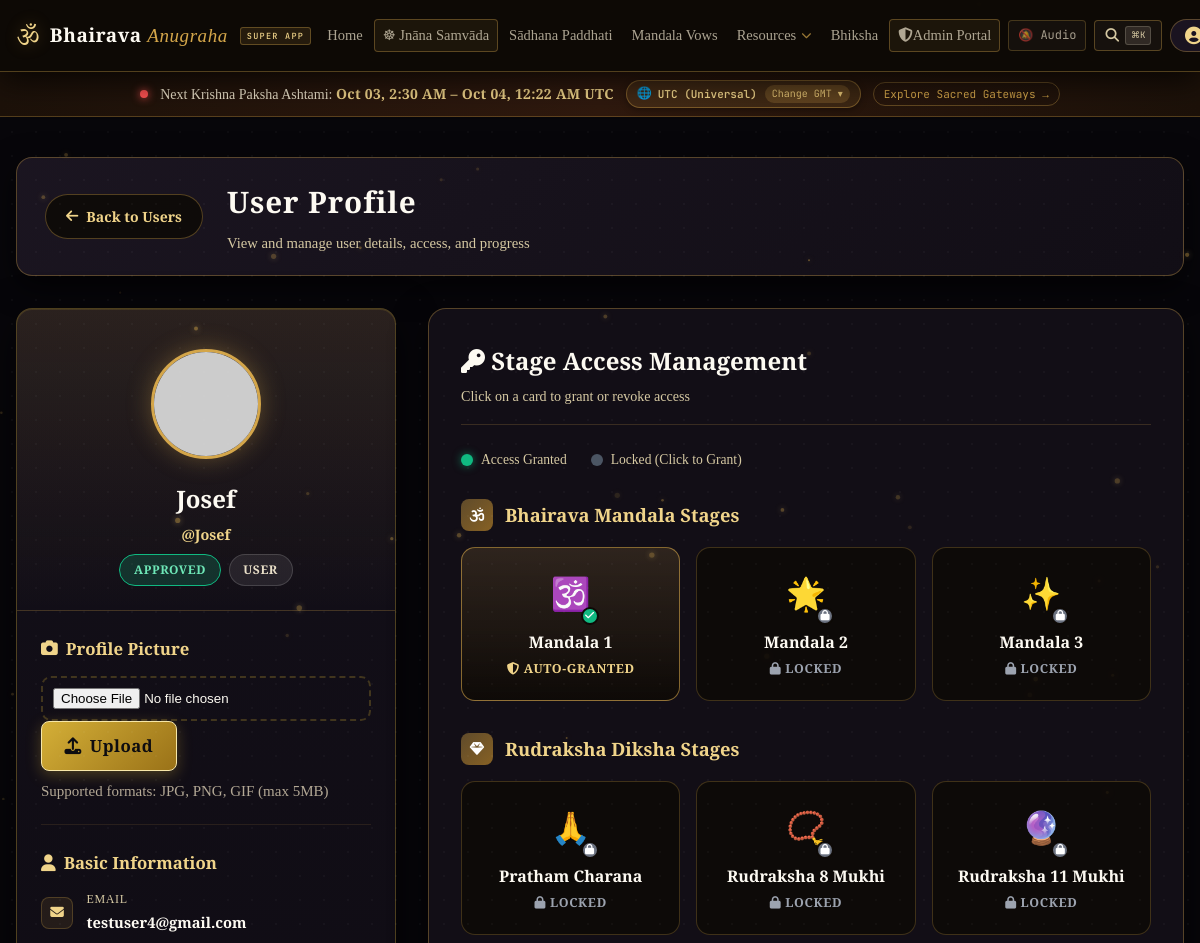
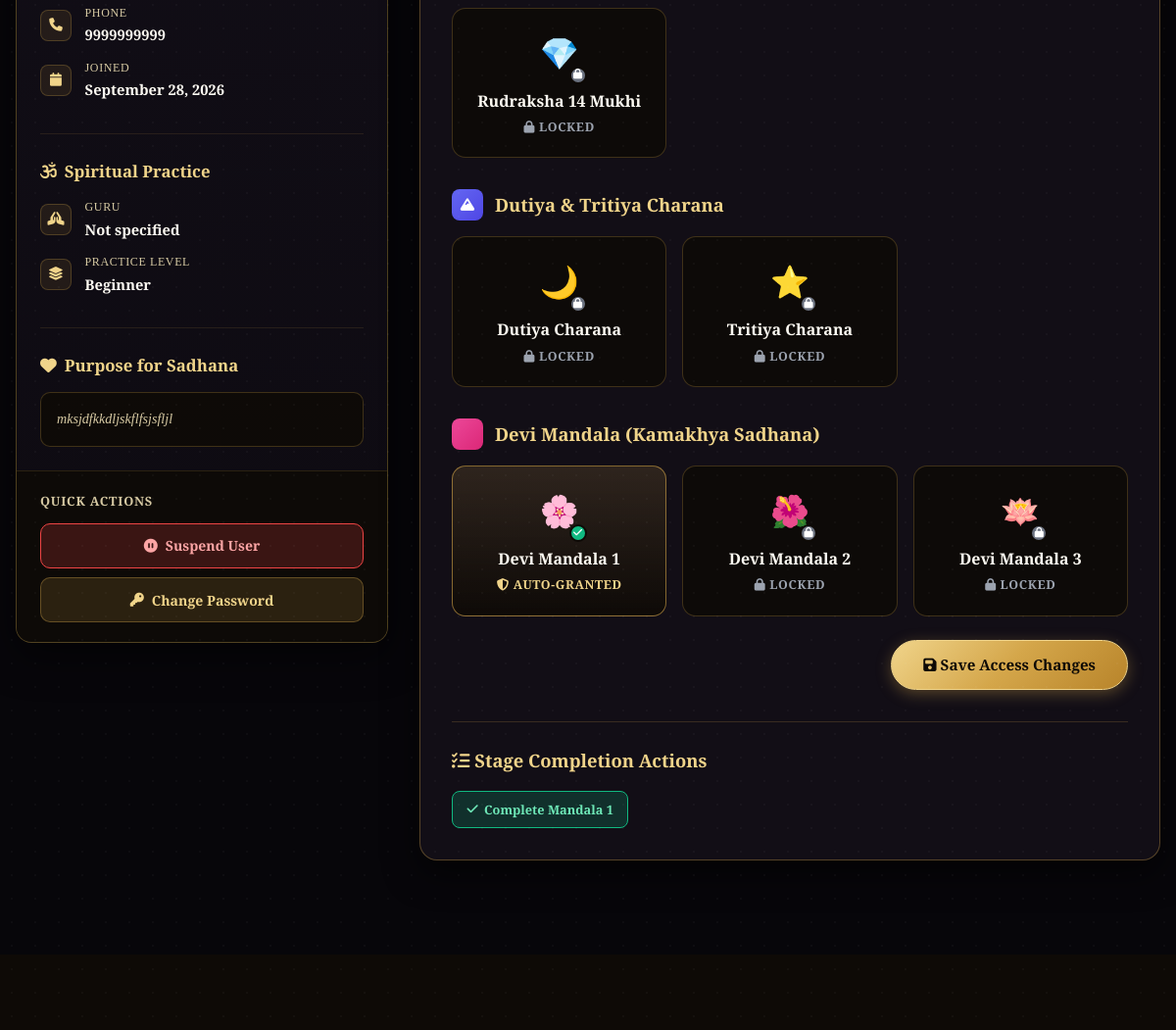
/auth/admin/users/8 (signed in, upper part), run on an earlier commit of the app's database (2 pictures, top to bottom).
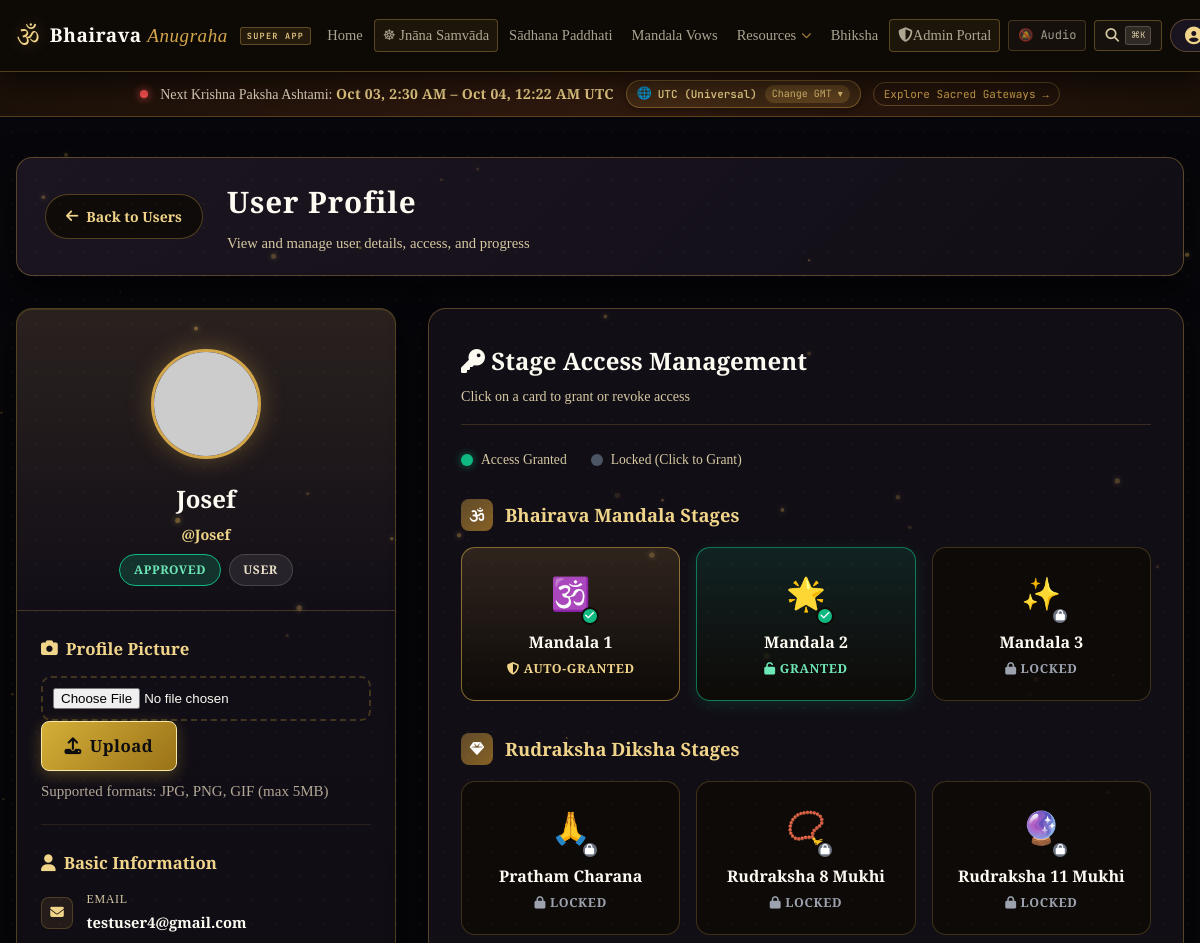
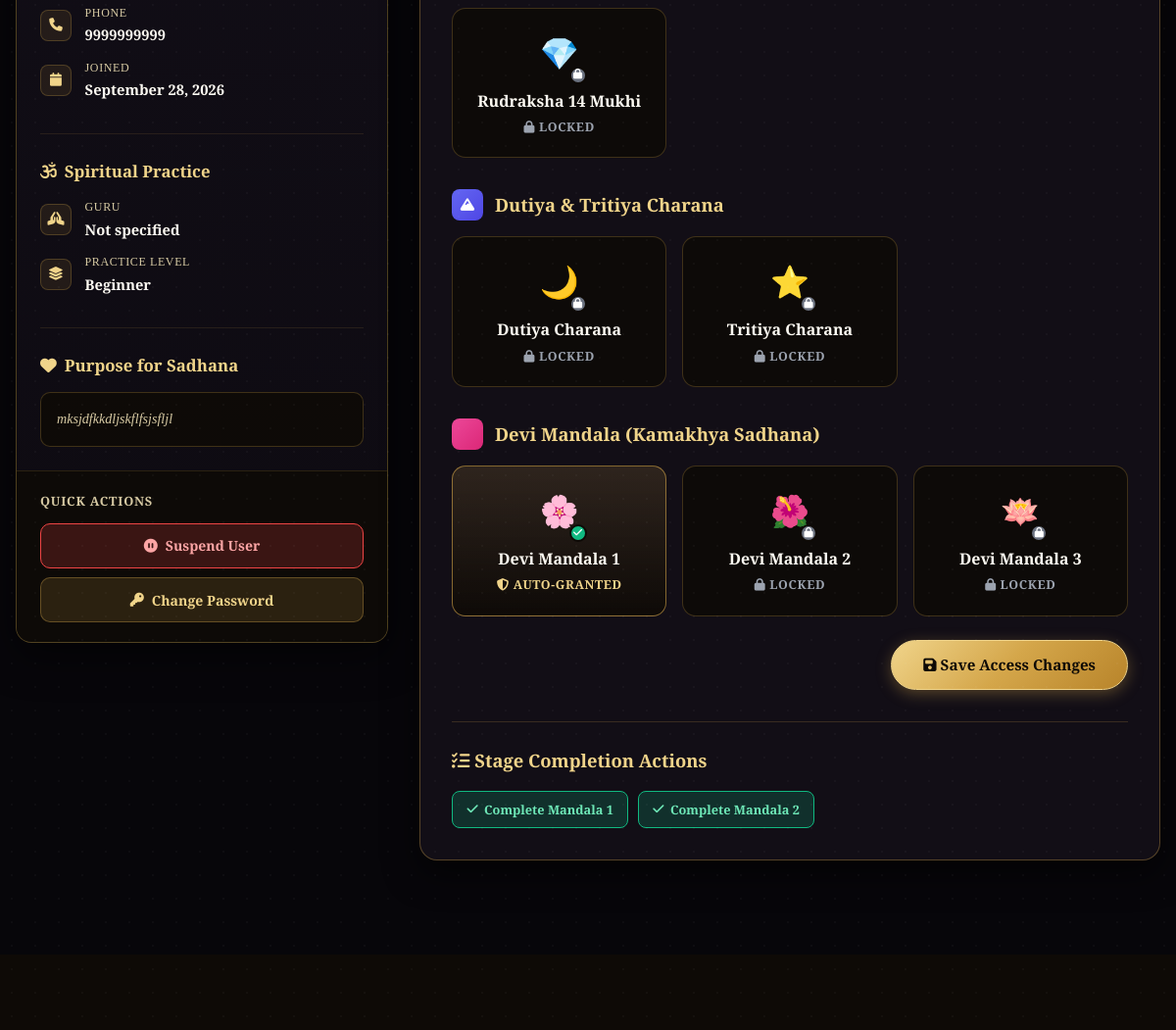
And on a later commit of the database (2 pictures, top to bottom).
### models.py (models this page shows, shortened)
class User(UserMixin, db.Model):
    id = db.Column(db.Integer, primary_key=True)
    username = db.Column(db.String(80), unique=True, nullable=False)
    email = db.Column(db.String(120), unique=True, nullable=False)
    password_hash = db.Column(db.String(255), nullable=False)
    full_name = db.Column(db.String(100), nullable=False)
    phone = db.Column(db.String(20), nullable=True)
    address = db.Column(db.Text, nullable=True)
    role = db.Column(db.String(20), default='user')  # 'admin' or 'user'
    is_approved = db.Column(db.Boolean, default=False)
    is_active = db.Column(db.Boolean, default=True)
    created_at = db.Column(db.DateTime, default=datetime.utcnow)
    last_active = db.Column(db.DateTime, nullable=True)  # Last activity timestamp
    approved_at = db.Column(db.DateTime, nullable=True)
    approved_by = db.Column(db.Integer, db.ForeignKey('user.id'), nullable=True)
    practice_level = db.Column(db.String(50), nullable=True)  # Beginner, Intermediate, Advanced
    purpose = db.Column(db.Text, nullable=False)  # Purpose for starting sadhana
    profile_picture = db.Column(db.String(255), nullable=True)  # Path to profile picture
    date_of_birth = db.Column(db.Date, nullable=True)
    gender = db.Column(db.String(20), nullable=False, default='Other')
    country_code = db.Column(db.String(10), nullable=True, default='+91')
    city = db.Column(db.String(100), nullable=True)
    state = db.Column(db.String(100), nullable=True)
    country = db.Column(db.String(100), nullable=True, default='India')
    location = db.Column(db.String(255), nullable=True)  # Combined location: City, State, Country
    preferred_language = db.Column(db.String(50), nullable=True)
    referral_source = db.Column(db.String(100), nullable=True)
    mandala_1_access = db.Column(db.Boolean, default=True)  # All users get access to Mandala 1
    mandala_2_access = db.Column(db.Boolean, default=False)  # Admin must approve
    mandala_3_access = db.Column(db.Boolean, default=False)  # Admin must approve
    rudraksha_8_mukhi_access = db.Column(db.Boolean, default=False)  # Admin must approve
    rudraksha_11_mukhi_access = db.Column(db.Boolean, default=False)  # Admin must approve
    rudraksha_14_mukhi_access = db.Column(db.Boolean, default=False)  # Admin must approve
    pratham_charana_diksha_access = db.Column(db.Boolean, default=False)  # Admin must approve
    dutiya_charana_access = db.Column(db.Boolean, default=False)  # Admin must approve
    tritiya_charana_access = db.Column(db.Boolean, default=False)  # Admin must approve
    devi_mandala_1_access = db.Column(db.Boolean, default=True)  # All approved users get access
    devi_mandala_2_access = db.Column(db.Boolean, default=False)  # Admin must approve
    devi_mandala_3_access = db.Column(db.Boolean, default=False)  # Admin must approve
    mandala_1_completed_at = db.Column(db.DateTime, nullable=True)
    mandala_2_completed_at = db.Column(db.DateTime, nullable=True)
    mandala_3_completed_at = db.Column(db.DateTime, nullable=True)
    rudraksha_8_mukhi_completed_at = db.Column(db.DateTime, nullable=True)
    rudraksha_11_mukhi_completed_at = db.Column(db.DateTime, nullable=True)
    rudraksha_14_mukhi_completed_at = db.Column(db.DateTime, nullable=True)
    pratham_charana_diksha_completed_at = db.Column(db.DateTime, nullable=True)
    dutiya_charana_completed_at = db.Column(db.DateTime, nullable=True)
    tritiya_charana_completed_at = db.Column(db.DateTime, nullable=True)
    mandala_1_started_at = db.Column(db.DateTime, nullable=True)
    mandala_2_started_at = db.Column(db.DateTime, nullable=True)
    mandala_3_started_at = db.Column(db.DateTime, nullable=True)
    rudraksha_8_mukhi_started_at = db.Column(db.DateTime, nullable=True)
    rudraksha_11_mukhi_started_at = db.Column(db.DateTime, nullable=True)
    rudraksha_14_mukhi_started_at = db.Column(db.DateTime, nullable=True)
    pratham_charana_diksha_started_at = db.Column(db.DateTime, nullable=True)
    dutiya_charana_started_at = db.Column(db.DateTime, nullable=True)
    tritiya_charana_started_at = db.Column(db.DateTime, nullable=True)
    def is_admin(self):
        return self.role == 'admin'
    def has_mandala_access(self, stage_number):
        if self.is_admin():
            return True
        if stage_number == 1:
            return bool(self.mandala_1_access)
        elif stage_number == 2:
            return bool(self.mandala_2_access)
        elif stage_number == 3:
            return bool(self.mandala_3_access)
        elif stage_number == 4:  # Rudraksha 8 Mukhi
            return bool(self.rudraksha_8_mukhi_access)
        elif stage_number == 5:  # Rudraksha 11 Mukhi
            return bool(self.rudraksha_11_mukhi_access)
        elif stage_number == 6:  # Rudraksha 14 Mukhi
            return bool(self.rudraksha_14_mukhi_access)
        elif stage_number == 7:  # Pratham Charana Diksha
            return bool(self.pratham_charana_diksha_access)
        elif stage_number == 8:  # Dutiya Charana
            return bool(self.dutiya_charana_access)
        elif stage_number == 9:  # Tritiya Charana
            return bool(self.tritiya_charana_access)
        return False
    def is_stage_completed(self, stage_number):
        completion_dates = {
            1: self.mandala_1_completed_at,
            2: self.mandala_2_completed_at,
            3: self.mandala_3_completed_at,
            4: self.rudraksha_8_mukhi_completed_at,
            5: self.rudraksha_11_mukhi_completed_at,
            6: self.rudraksha_14_mukhi_completed_at,
            7: self.pratham_charana_diksha_completed_at,
            8: self.dutiya_charana_completed_at,
            9: self.tritiya_charana_completed_at
        }
        return completion_dates.get(stage_number) is not None
    def get_stage_duration_days(self, stage_number):
        start_dates = {
            1: self.mandala_1_started_at,
            2: self.mandala_2_started_at,
            3: self.mandala_3_started_at,
            4: self.rudraksha_8_mukhi_started_at,
            5: self.rudraksha_11_mukhi_started_at,
            6: self.rudraksha_14_mukhi_started_at,
            7: self.pratham_charana_diksha_started_at,
            8: self.dutiya_charana_started_at,
            9: self.tritiya_charana_started_at
        }
        completion_dates = {
            1: self.mandala_1_completed_at,
            2: self.mandala_2_completed_at,
            3: self.mandala_3_completed_at,
            4: self.rudraksha_8_mukhi_completed_at,
            5: self.rudraksha_11_mukhi_completed_at,
            6: self.rudraksha_14_mukhi_completed_at,
            7: self.pratham_charana_diksha_completed_at,
            8: self.dutiya_charana_completed_at,
            9: self.tritiya_charana_completed_at
        }
        start_date = start_dates.get(stage_number)
        completion_date = completion_dates.get(stage_number)
        if start_date and completion_date:
            return (completion_date - start_date).days
        elif start_date and not completion_date:
            return (datetime.utcnow() - start_date).days
        return 0
    def get_stage_info(self, stage_number):
        stage_names = {
            1: 'Mandala 1',
            2: 'Mandala 2',
            3: 'Mandala 3',
            4: 'Rudraksha 8 Mukhi',
            5: 'Rudraksha 11 Mukhi',
            6: 'Rudraksha 14 Mukhi',
            7: 'Pratham Charana Diksha',
            8: 'Dutiya Charana',
            9: 'Tritiya Charana'
        }
        completion_dates = {
            1: self.mandala_1_completed_at,
            2: self.mandala_2_completed_at,
            3: self.mandala_3_completed_at,
            4: self.rudraksha_8_mukhi_completed_at,
            5: self.rudraksha_11_mukhi_completed_at,
            6: self.rudraksha_14_mukhi_completed_at,
            7: self.pratham_charana_diksha_completed_at,
            8: self.dutiya_charana_completed_at,
            9: self.tritiya_charana_completed_at
        }
        start_dates = {
            1: self.mandala_1_started_at,
            2: self.mandala_2_started_at,
            3: self.mandala_3_started_at,
            4: self.rudraksha_8_mukhi_started_at,
            5: self.rudraksha_11_mukhi_started_at,
            6: self.rudraksha_14_mukhi_started_at,
            7: self.pratham_charana_diksha_started_at,
            8: self.dutiya_charana_started_at,
            9: self.tritiya_charana_started_at
        }
        return {
            'stage_number': stage_number,
            'stage_name': stage_names.get(stage_number, 'Unknown'),
            'has_access': self.has_mandala_access(stage_number),
            'is_completed': self.is_stage_completed(stage_number),
            'completion_date': completion_dates.get(stage_number),
            'start_date': start_dates.get(stage_number),
            'duration_days': self.get_stage_duration_days(stage_number)
        }

### auth.py (the view)
@auth.route('/admin/user/<int:user_id>')
@auth.route('/admin/users/<int:user_id>')
@login_required
def admin_user_detail(user_id):
    if not current_user.is_admin():
        flash('Access denied. Admin privileges required.', 'error')
        return redirect(url_for('home'))
    user = User.query.get_or_404(user_id)
    pending_requests = StageAccessRequest.query.filter_by(
        user_id=user_id,
        status='pending'
    ).order_by(StageAccessRequest.requested_at.desc()).all()
    return render_template('admin/user_detail.html',
                         title='User Detail',
                         page_title='User Detail - Daiva Anughara',
                         user=user,
                         pending_requests=pending_requests)

### app.py (called while the page is built)
@app.before_request
def ensure_db_initialized():
    global _db_initialized
    if not _db_initialized:
        _db_initialized = True
        initialize_database()

@login_manager.user_loader
def load_user(user_id):
    try:
        return User.query.get(int(user_id))
    except Exception:
        return None

@app.before_request
def update_last_active():
    try:
        if current_user.is_authenticated:
            if request.cookies.get('remember_token'):
                session.permanent = True
            current_user.last_active = datetime.utcnow()
            db.session.commit()
    except Exception:
        try:
            db.session.rollback()
        except Exception:
            pass

@app.context_processor
def inject_user():
    return dict(user=current_user, current_user=current_user)

@app.context_processor
def inject_csrf_token():
    return dict(csrf_token=generate_csrf)

### templates/admin/user_detail.html (shortened to what the changed rows need)
{% extends "base.html" %}
{% block content %}
<section class="user-detail-dashboard">
    <div class="container">
        <div class="detail-header">
            <div class="detail-title">
                <h1>User Profile</h1>
            </div>
        </div>
        <div class="detail-grid">
            <div class="profile-card">
                <div class="profile-header">
                    <h2 class="profile-name">{{ user.full_name }}</h2>
                </div>
            </div>
            <div class="detail-content">
                <div class="access-card">
                    <div class="access-content">
                        <form method="POST" action="{{ url_for('auth.update_stage_access', user_id=user.id) }}"
                            id="accessForm">
                            <div class="access-grid">
                                <div class="access-card-item {% if user.mandala_2_access %}granted{% else %}locked{% endif %}"
                                    onclick="toggleAccess(this, 'mandala_2_access')">
                                    <div class="access-card-icon">
                                        🌟
                                        <span class="access-status-badge">
                                            <i
                                                class="fas fa-{% if user.mandala_2_access %}check{% else %}lock{% endif %}"></i>
                                        </span>
                                    </div>
                                    <div class="access-card-name">Mandala 2</div>
                                    <div class="access-card-status">
                                        {% if user.mandala_2_access %}
                                        <i class="fas fa-unlock"></i> Granted
                                        {% else %}
                                        <i class="fas fa-lock"></i> Locked
                                        {% endif %}
                                    </div>
                                </div>
                            </div>
                        </form>
                        <div class="stage-actions-card">
                            <div class="stage-actions-grid">
                                {% for stage_num in range(1, 10) %}
                                {% set stage_info = user.get_stage_info(stage_num) %}
                                {% if stage_info.has_access and not stage_info.is_completed %}
                                <form method="POST" action="{{ url_for('auth.complete_user_stage', user_id=user.id) }}"
                                    style="display: inline;">
                                    <button type="submit" class="stage-action-btn complete"
                                        onclick="return confirm('Mark {{ stage_info.stage_name }} as completed?')">
                                        <i class="fas fa-check"></i> Complete {{ stage_info.stage_name }}
                                    </button>
                                </form>
                                {% endif %}
                                {% endfor %}
                            </div>
                        </div>
                    </div>
                </div>
            </div>
        </div>
    </div>
</section>
{% endblock %}

What changed in the data, as far as the page shows it:
changed User "Josef": mandala_2_access False → True (drawn)
Also different on the page:
text no longer shown: "LOCKED"
text now shown: "GRANTED"
new list line: "Complete Mandala 2"
